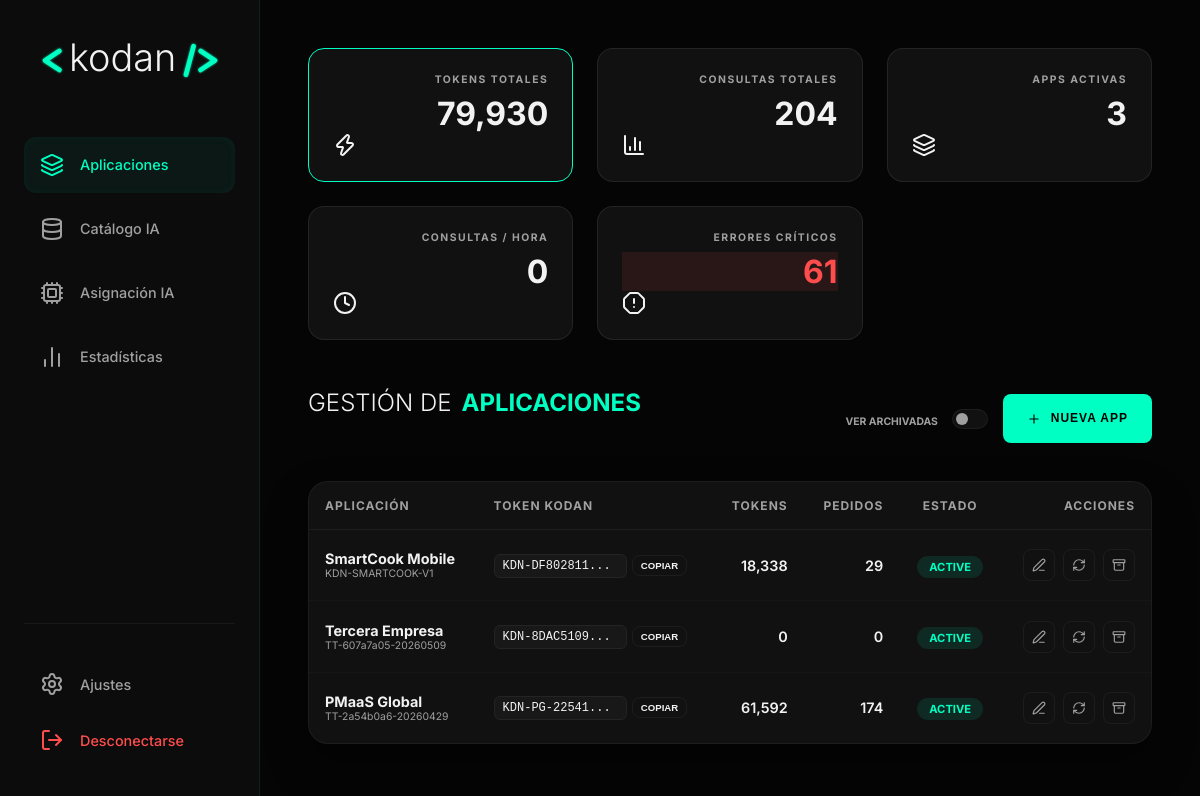
/admin/index.php (signed in), run on an earlier commit of the app's database.
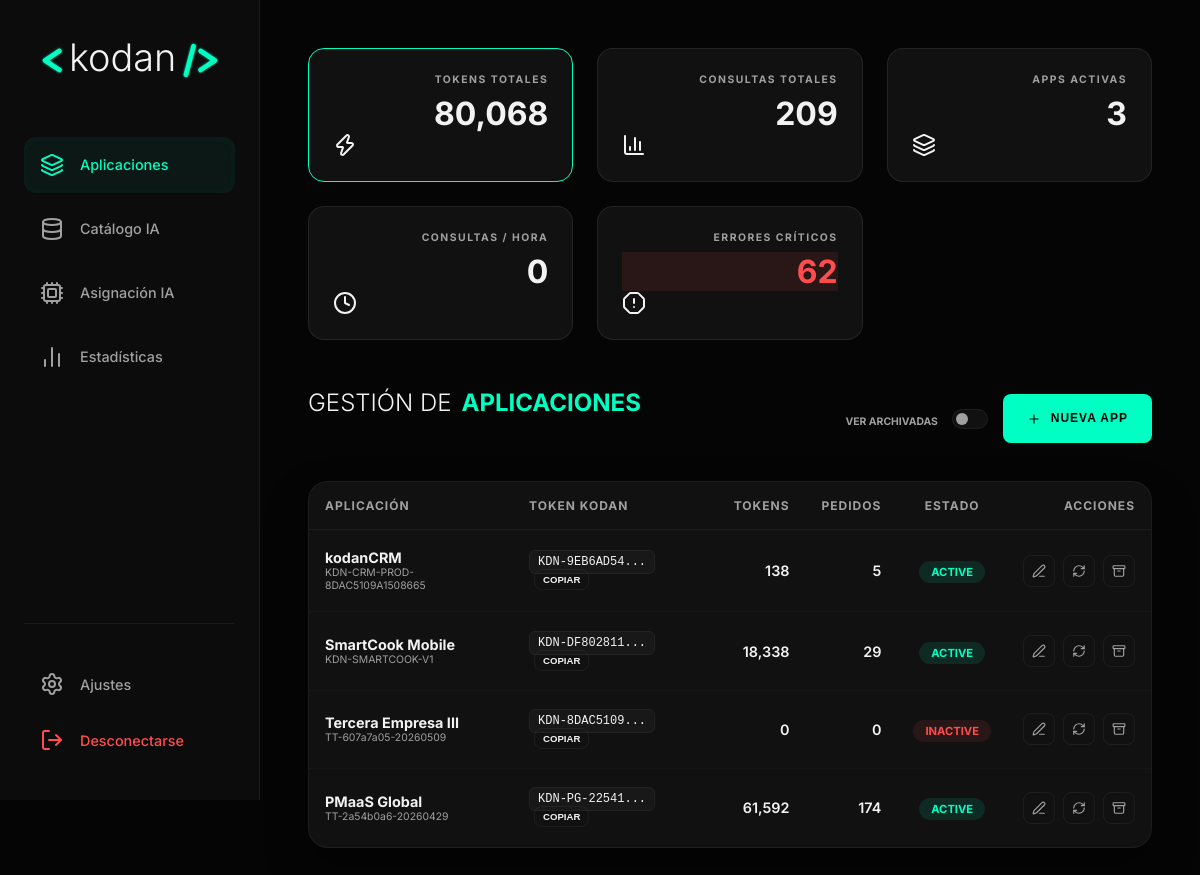
And on a later commit of the database.
### tables this page shows
CREATE TABLE "apps" (
        id INTEGER PRIMARY KEY AUTOINCREMENT,
        app_id TEXT UNIQUE,
        name TEXT,
        token TEXT UNIQUE,
        gemini_key TEXT,
        status TEXT DEFAULT 'active',
        old_token TEXT,
        app_identifier TEXT,
        created_at DATETIME DEFAULT CURRENT_TIMESTAMP
    );

### src/Core/Database.php (called while the page is built, shortened)
<?php
require_once __DIR__ . '/Medoo.php';
class Database {
    private static $instance = null;
    private $db;
    private function __construct() {
        $dbPath = __DIR__ . '/../../data/hub.sqlite';
        $this->db = new Medoo([
            'database' => $dbPath
        ]);
    }
    public static function getInstance() {
        if (self::$instance === null) {
            self::$instance = new self();
        }
        return self::$instance;
    }
    public function getDB() {
        return $this->db;
    }
}

### src/Core/Medoo.php (called while the page is built, shortened)
<?php
class Medoo {
    public $pdo;
    public function __construct($options) {
        try {
            $this->pdo = new PDO("sqlite:" . $options['database'], null, null, [
                PDO::ATTR_ERRMODE => PDO::ERRMODE_EXCEPTION,
                PDO::ATTR_DEFAULT_FETCH_MODE => PDO::FETCH_ASSOC,
                PDO::ATTR_EMULATE_PREPARES => false
            ]);
            $this->pdo->exec("PRAGMA foreign_keys = ON;");
        } catch (Exception $e) {
            throw new Exception("Error de conexión KODAN-DB: " . $e->getMessage());
        }
    }
    public function query($sql, $params = []) {
        $stmt = $this->pdo->prepare($sql);
        $stmt->execute($params);
        return $stmt;
    }
}

### admin/index.php (the view, shortened to what this page needs)
<?php
require_once __DIR__ . '/../src/Core/Medoo.php';
require_once __DIR__ . '/../src/Core/Database.php';
try {
    $dbWrapper = Database::getInstance();
    $db = $dbWrapper->getDB();
    $totalTokens = $db->query("SELECT SUM(tokens_in + tokens_out) FROM logs")->fetchColumn() ?: 0;
    $totalRequests = $db->query("SELECT COUNT(*) FROM logs")->fetchColumn() ?: 0;
    $activeAppsCount = $db->query("SELECT COUNT(*) FROM apps WHERE status = 'active'")->fetchColumn() ?: 0;
    $reqHour = $db->query("SELECT COUNT(*) FROM logs WHERE timestamp >= datetime('now', '-1 hour')")->fetchColumn() ?: 0;
    $errorCount = $db->query("SELECT COUNT(*) FROM logs WHERE status = 'error'")->fetchColumn() ?: 0;
    $showArchived = isset($_GET['show_archived']) && $_GET['show_archived'] == '1';
    $appsPage = max(1, intval($_GET['p_page'] ?? 1));
    $appsLimit = 10;
    $appsOffset = ($appsPage - 1) * $appsLimit;
    $whereClause = $showArchived ? "1=1" : "status != 'archived'";
    $apps = $db->query("
        SELECT a.*,
        (SELECT SUM(tokens_in + tokens_out) FROM logs WHERE app_id = a.id) as app_tokens,
        (SELECT COUNT(*) FROM logs WHERE app_id = a.id) as app_requests
        FROM apps a
        WHERE $whereClause
        ORDER BY a.created_at DESC
        LIMIT $appsLimit OFFSET $appsOffset
    ")->fetchAll();
} catch (\Exception $e) {
    die("Error crítico de base de datos en administración: " . $e->getMessage());
}
?>
<!DOCTYPE html>
<html lang="es">
<head>
    <link rel="stylesheet" href="css/modern-hub.css?v=1.1.5">
</head>
<body>
    <div class="app-container">
        <aside class="sidebar">
            <div class="logo-box">
                <svg viewBox="60 0 380 120" xmlns="http://www.w3.org/2000/svg" class="logo-svg">
                    <text x="234.5" y="60" text-anchor="middle" dominant-baseline="middle" class="kodan-text">kodan</text>
                </svg>
            </div>
            <nav style="flex: 1;">
                <ul>
                    <li class="nav-item">
                        <a href="javascript:void(0)" class="nav-link active" onclick="showTab('apps-tab', this)" id="nav-apps">
                            <i data-lucide="layers"></i>
                            <span>Aplicaciones</span>
                        </a>
                    </li>
                    <li>
                        <a href="javascript:void(0)" class="nav-link" onclick="showTab('catalog-tab', this)">
                            <i data-lucide="database"></i>
                            <span>Catálogo IA</span>
                        </a>
                    </li>
                    <li>
                        <a href="javascript:void(0)" class="nav-link" onclick="showTab('services-tab', this)">
                            <i data-lucide="cpu"></i>
                            <span>Asignación IA</span>
                        </a>
                    </li>
                    <li>
                        <a href="javascript:void(0)" class="nav-link" onclick="showTab('stats-tab', this)" id="nav-stats">
                            <i data-lucide="bar-chart-2"></i>
                            <span>Estadísticas</span>
                        </a>
                    </li>
                </ul>
            </nav>
            <div style="margin-top: auto; padding-top: 2rem; border-top: 1px solid var(--glass-border);">
                <a href="javascript:void(0)" class="nav-link" onclick="showModal('configModal')">
                    <i data-lucide="settings"></i>
                    <span>Ajustes</span>
                </a>
                <a href="auth.php?logout=1" class="nav-link" style="color: #ff4d4d;">
                    <i data-lucide="log-out"></i>
                    <span>Desconectarse</span>
                </a>
            </div>
        </aside>
        <main class="content">
            <div class="stats-grid">
                <div class="stat-card" style="cursor: pointer; border-color: var(--mint-neon);" onclick="document.getElementById('nav-stats').click()">
                    <h3>Tokens Totales</h3>
                    <div class="stat-value" id="stat-tokens"><?php echo number_format($totalTokens); ?></div>
                    <i data-lucide="zap"></i>
                </div>
                <div class="stat-card">
                    <h3>Consultas Totales</h3>
                    <div class="stat-value" id="stat-requests"><?php echo number_format($totalRequests); ?></div>
                    <i data-lucide="bar-chart-3"></i>
                </div>
                <div class="stat-card">
                    <h3>Apps Activas</h3>
                    <div class="stat-value" id="stat-apps"><?php echo $activeAppsCount; ?></div>
                    <i data-lucide="layers"></i>
                </div>
                <div class="stat-card">
                    <h3>Consultas / Hora</h3>
                    <div class="stat-value" id="stat-hour"><?php echo number_format($reqHour); ?></div>
                    <i data-lucide="clock"></i>
                </div>
                <div class="stat-card" style="cursor: pointer;" onclick="openErrorsModal()">
                    <h3>Errores Críticos</h3>
                    <div class="stat-value <?php echo $errorCount > 0 ? 'badge-error' : ''; ?>" id="stat-errors" style="color: <?php echo $errorCount > 0 ? '#ff4d4d' : 'inherit'; ?>"><?php echo number_format($errorCount); ?></div>
                    <i data-lucide="alert-octagon"></i>
                </div>
            </div>
            <div id="apps-tab" class="tab-content active">
                <div style="display: flex; justify-content: space-between; align-items: center; margin-bottom: 2rem;">
                    <h2 class="section-title">GESTIÓN DE <span>APLICACIONES</span></h2>
                    <div style="display: flex; gap: 15px; align-items: center;">
                        <div class="toggle-container" title="Mostrar u ocultar aplicaciones archivadas">
                            <span style="font-size: 0.65rem; font-weight: 700; color: var(--text-muted); margin-right: 10px;">VER ARCHIVADAS</span>
                            <label class="switch">
                                <span class="slider"></span>
                            </label>
                        </div>
                        <button class="btn-neural" onclick="showModal('addAppModal')">
                            <i data-lucide="plus" style="width:14px; margin-right:5px; vertical-align:middle;"></i> NUEVA APP
                        </button>
                    </div>
                </div>
                <div class="glass-container" style="padding: 0; overflow: hidden;">
                    <table>
                        <thead>
                            <tr>
                                <th>APLICACIÓN</th>
                                <th>TOKEN KODAN</th>
                                <th style="text-align: right;">TOKENS</th>
                                <th style="text-align: right;">PEDIDOS</th>
                                <th style="text-align: center;">ESTADO</th>
                                <th style="text-align: right;">ACCIONES</th>
                            </tr>
                        </thead>
                        <tbody>
                            <?php foreach ($apps as $app): ?>
                            <tr class="<?php echo $app['status'] === 'archived' ? 'archived-row' : ''; ?>">
                                <td>
                                    <div style="font-weight: 700; color: var(--text-titanium);"><?php echo htmlspecialchars($app['name']); ?></div>
                                    <div style="font-size: 0.65rem; color: var(--text-muted);"><?php echo htmlspecialchars($app['app_id'] ?? 'INSTANCIA MANUAL'); ?></div>
                                </td>
                                <td>
                                    <code style="background: rgba(255,255,255,0.03); padding: 4px 8px; border-radius: 6px; font-size: 0.75rem; border: 1px solid var(--glass-border);">
                                        <?php echo substr($app['token'], 0, 12); ?>...
                                    </code>
                                    <button class="btn-outline" style="padding: 4px 8px; font-size: 0.6rem; margin-left: 5px;" onclick="copyToClipboard('<?php echo $app['token']; ?>')">COPIAR</button>
                                </td>
                                <td style="text-align: right; font-weight: 600;" id="stat-app-tokens-<?php echo $app['id']; ?>"><?php echo number_format($app['app_tokens'] ?: 0); ?></td>
                                <td style="text-align: right; font-weight: 600;" id="stat-app-requests-<?php echo $app['id']; ?>"><?php echo number_format($app['app_requests'] ?: 0); ?></td>
                                <td style="text-align: center;">
                                    <?php if ($app['status'] === 'archived'): ?>
                                        <span class="badge" style="background: rgba(255,255,255,0.05); color: #666; border: 1px dashed #444;">
                                            ARCHIVADA
                                        </span>
                                    <?php else: ?>
                                        <span class="badge <?php echo $app['status'] === 'active' ? 'badge-mint' : 'badge-error'; ?>" onclick="toggleStatus('<?php echo $app['id']; ?>')" style="cursor:pointer;">
                                            <?php echo strtoupper($app['status']); ?>
                                        </span>
                                    <?php endif; ?>
                                </td>
                                <td style="text-align: right;">
                                    <div style="display: flex; gap: 8px; justify-content: flex-end;">
                                        <button class="action-icon-btn" onclick="showEditAppModal('<?php echo $app['id']; ?>', '<?php echo htmlspecialchars($app['name']); ?>')" title="Editar Nombre">
                                            <i data-lucide="edit-3" style="width:14px;"></i>
                                        </button>
                                        <button class="action-icon-btn" onclick="rotateToken('<?php echo $app['id']; ?>')" title="Rotar Token de Seguridad">
                                            <i data-lucide="refresh-cw" style="width:14px;"></i>
                                        </button>
                                        <button class="action-icon-btn danger" onclick="confirmDelete('<?php echo $app['id']; ?>', '<?php echo htmlspecialchars($app['name']); ?>')" title="Archivar Aplicación">
                                            <i data-lucide="archive" style="width:14px;"></i>
                                        </button>
                                    </div>
                                </td>
                            </tr>
                            <?php endforeach; ?>
                        </tbody>
                    </table>
                </div>
            </div>
        </main>
    </div>
</body>
</html>

What changed in the data, as far as the page shows it:
added apps: name "kodanCRM", app "KDN-CRM-PROD-8DAC5109A1508665", token "KDN-9EB6AD54", app_tokens "138", app_requests "5", status "ACTIVE"
changed apps "KDN-8DAC5109": name "Tercera Empresa" → "Tercera Empresa III"; status "ACTIVE" → "INACTIVE"
Also different on the page:
$totalTokens: "79,930" → "80,068"
$totalRequests: "204" → "209"
$errorCount: "61" → "62"
